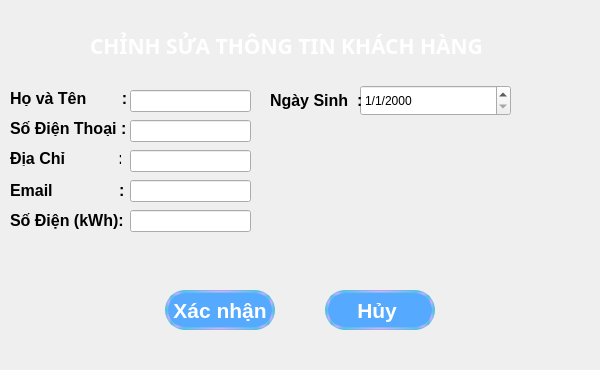
<?xml version="1.0" encoding="UTF-8"?>
<ui version="4.0">
 <class>KhachHangDialog</class>
 <widget class="QDialog" name="KhachHangDialog">
  <property name="geometry">
   <rect>
    <x>0</x>
    <y>0</y>
    <width>600</width>
    <height>370</height>
   </rect>
  </property>
  <property name="minimumSize">
   <size>
    <width>597</width>
    <height>0</height>
   </size>
  </property>
  <property name="windowTitle">
   <string>Dialog</string>
  </property>
  <widget class="QLabel" name="lbdiachi">
   <property name="geometry">
    <rect>
     <x>10</x>
     <y>150</y>
     <width>111</width>
     <height>16</height>
    </rect>
   </property>
   <property name="minimumSize">
    <size>
     <width>70</width>
     <height>0</height>
    </size>
   </property>
   <property name="font">
    <font>
     <family>Arial</family>
     <pointsize>12</pointsize>
     <bold>true</bold>
    </font>
   </property>
   <property name="text">
    <string>Địa Chỉ            :</string>
   </property>
  </widget>
  <widget class="QLabel" name="blten">
   <property name="geometry">
    <rect>
     <x>10</x>
     <y>90</y>
     <width>121</width>
     <height>16</height>
    </rect>
   </property>
   <property name="minimumSize">
    <size>
     <width>70</width>
     <height>0</height>
    </size>
   </property>
   <property name="font">
    <font>
     <family>Arial</family>
     <pointsize>12</pointsize>
     <bold>true</bold>
    </font>
   </property>
   <property name="text">
    <string>Họ và Tên        :</string>
   </property>
  </widget>
  <widget class="QLineEdit" name="nhapsdt">
   <property name="geometry">
    <rect>
     <x>130</x>
     <y>120</y>
     <width>121</width>
     <height>22</height>
    </rect>
   </property>
   <property name="maxLength">
    <number>11</number>
   </property>
  </widget>
  <widget class="QLineEdit" name="nhapten">
   <property name="geometry">
    <rect>
     <x>130</x>
     <y>90</y>
     <width>121</width>
     <height>22</height>
    </rect>
   </property>
   <property name="styleSheet">
    <string notr="true"/>
   </property>
   <property name="maxLength">
    <number>100</number>
   </property>
  </widget>
  <widget class="QLabel" name="lbsdt">
   <property name="geometry">
    <rect>
     <x>10</x>
     <y>120</y>
     <width>121</width>
     <height>16</height>
    </rect>
   </property>
   <property name="minimumSize">
    <size>
     <width>70</width>
     <height>0</height>
    </size>
   </property>
   <property name="font">
    <font>
     <family>Arial</family>
     <pointsize>12</pointsize>
     <bold>true</bold>
    </font>
   </property>
   <property name="text">
    <string>Số Điện Thoại :</string>
   </property>
  </widget>
  <widget class="QLineEdit" name="nhapdiachi">
   <property name="geometry">
    <rect>
     <x>130</x>
     <y>150</y>
     <width>121</width>
     <height>22</height>
    </rect>
   </property>
   <property name="maxLength">
    <number>1000</number>
   </property>
  </widget>
  <widget class="QLabel" name="lbemail">
   <property name="geometry">
    <rect>
     <x>10</x>
     <y>180</y>
     <width>121</width>
     <height>20</height>
    </rect>
   </property>
   <property name="minimumSize">
    <size>
     <width>70</width>
     <height>0</height>
    </size>
   </property>
   <property name="font">
    <font>
     <family>Arial</family>
     <pointsize>12</pointsize>
     <bold>true</bold>
    </font>
   </property>
   <property name="text">
    <string>Email               :</string>
   </property>
  </widget>
  <widget class="QLineEdit" name="nhapemail">
   <property name="geometry">
    <rect>
     <x>130</x>
     <y>180</y>
     <width>121</width>
     <height>22</height>
    </rect>
   </property>
   <property name="maxLength">
    <number>100</number>
   </property>
  </widget>
  <widget class="QLabel" name="lbsodien">
   <property name="geometry">
    <rect>
     <x>10</x>
     <y>210</y>
     <width>121</width>
     <height>20</height>
    </rect>
   </property>
   <property name="minimumSize">
    <size>
     <width>70</width>
     <height>0</height>
    </size>
   </property>
   <property name="font">
    <font>
     <family>Arial</family>
     <pointsize>12</pointsize>
     <bold>true</bold>
    </font>
   </property>
   <property name="text">
    <string>Số Điện (kWh):</string>
   </property>
  </widget>
  <widget class="QLineEdit" name="nhapsodien">
   <property name="geometry">
    <rect>
     <x>130</x>
     <y>210</y>
     <width>121</width>
     <height>22</height>
    </rect>
   </property>
   <property name="text">
    <string/>
   </property>
   <property name="maxLength">
    <number>5</number>
   </property>
  </widget>
  <widget class="QDateEdit" name="dengaysinh">
   <property name="geometry">
    <rect>
     <x>360</x>
     <y>85</y>
     <width>151</width>
     <height>31</height>
    </rect>
   </property>
   <property name="displayFormat">
    <string>d/M/yyyy</string>
   </property>
  </widget>
  <widget class="QLabel" name="label">
   <property name="geometry">
    <rect>
     <x>270</x>
     <y>90</y>
     <width>101</width>
     <height>21</height>
    </rect>
   </property>
   <property name="font">
    <font>
     <family>Arial</family>
     <pointsize>12</pointsize>
     <bold>true</bold>
    </font>
   </property>
   <property name="text">
    <string>Ngày Sinh  :</string>
   </property>
  </widget>
  <widget class="QLabel" name="lbtieude">
   <property name="geometry">
    <rect>
     <x>90</x>
     <y>20</y>
     <width>551</width>
     <height>51</height>
    </rect>
   </property>
   <property name="font">
    <font>
     <family>Arial Black</family>
     <pointsize>16</pointsize>
     <bold>true</bold>
    </font>
   </property>
   <property name="styleSheet">
    <string notr="true">
color: rgb(255, 255, 255);</string>
   </property>
   <property name="text">
    <string>CHỈNH SỬA THÔNG TIN KHÁCH HÀNG</string>
   </property>
  </widget>
  <widget class="QPushButton" name="btnhuy">
   <property name="geometry">
    <rect>
     <x>325</x>
     <y>290</y>
     <width>110</width>
     <height>40</height>
    </rect>
   </property>
   <property name="minimumSize">
    <size>
     <width>35</width>
     <height>35</height>
    </size>
   </property>
   <property name="font">
    <font>
     <family>Arial</family>
     <pointsize>16</pointsize>
     <bold>true</bold>
    </font>
   </property>
   <property name="styleSheet">
    <string notr="true">QPushButton 
{
   border-style: solid;
	border-width: 3px;
	border-color: qradialgradient(spread:reflect, cx:0.5, cy:0.5, radius:0.698, fx:0.505455, fy:0.499682, stop:0 rgba(225, 166, 255, 255), stop:0.767045 rgba(94, 191, 230, 255));

   color: rgb(255, 255, 255);
   border-radius: 20px ;
   background-color: rgb(85, 170, 255);
   
}

QPushButton:Horve
{
  background-color: rgb(85, 170, 255);
  color: rgb(255, 255, 255);
}

QPushButton:enabled
{
  background-color: rgb(85, 170, 255);
  color: rgb(255, 255, 255);
}

QPushButton:pressed
{
   background-color: rgb(19, 121, 255);
  color: rgb(0, 0, 0);
}

QPushButton:!pressed
{
   background-color: rgb(85, 170, 255);
  color: rgb(255, 255, 255);
}

QPushButton:disabled
{
  background-color: #aaaaaa;
  color: rgb(0, 0, 0);
}</string>
   </property>
   <property name="text">
    <string>Hủy </string>
   </property>
  </widget>
  <widget class="QPushButton" name="btnxacnhan">
   <property name="geometry">
    <rect>
     <x>165</x>
     <y>290</y>
     <width>110</width>
     <height>40</height>
    </rect>
   </property>
   <property name="minimumSize">
    <size>
     <width>35</width>
     <height>35</height>
    </size>
   </property>
   <property name="font">
    <font>
     <family>Arial</family>
     <pointsize>16</pointsize>
     <bold>true</bold>
    </font>
   </property>
   <property name="styleSheet">
    <string notr="true">QPushButton 
{
   border-style: solid;
	border-width: 3px;
	border-color: qradialgradient(spread:reflect, cx:0.5, cy:0.5, radius:0.698, fx:0.505455, fy:0.499682, stop:0 rgba(225, 166, 255, 255), stop:0.767045 rgba(94, 191, 230, 255));

   color: rgb(255, 255, 255);
   border-radius: 20px ;
   background-color: rgb(85, 170, 255);
   
}

QPushButton:Horve
{
  background-color: rgb(85, 170, 255);
  color: rgb(255, 255, 255);
}

QPushButton:enabled
{
  background-color: rgb(85, 170, 255);
  color: rgb(255, 255, 255);
}

QPushButton:pressed
{
   background-color: rgb(19, 121, 255);
  color: rgb(0, 0, 0);
}

QPushButton:!pressed
{
   background-color: rgb(85, 170, 255);
  color: rgb(255, 255, 255);
}

QPushButton:disabled
{
  background-color: #aaaaaa;
  color: rgb(0, 0, 0);
}</string>
   </property>
   <property name="text">
    <string>Xác nhận</string>
   </property>
  </widget>
  <widget class="QLabel" name="background">
   <property name="geometry">
    <rect>
     <x>0</x>
     <y>0</y>
     <width>600</width>
     <height>370</height>
    </rect>
   </property>
   <property name="styleSheet">
    <string notr="true">border-image: url(:/res/Screenshot 2024-05-14 235710.png);</string>
   </property>
   <property name="text">
    <string/>
   </property>
  </widget>
  <zorder>background</zorder>
  <zorder>lbdiachi</zorder>
  <zorder>blten</zorder>
  <zorder>nhapsdt</zorder>
  <zorder>nhapten</zorder>
  <zorder>lbsdt</zorder>
  <zorder>nhapdiachi</zorder>
  <zorder>lbemail</zorder>
  <zorder>nhapemail</zorder>
  <zorder>lbsodien</zorder>
  <zorder>nhapsodien</zorder>
  <zorder>dengaysinh</zorder>
  <zorder>label</zorder>
  <zorder>lbtieude</zorder>
  <zorder>btnhuy</zorder>
  <zorder>btnxacnhan</zorder>
 </widget>
 <resources/>
 <connections/>
</ui>
